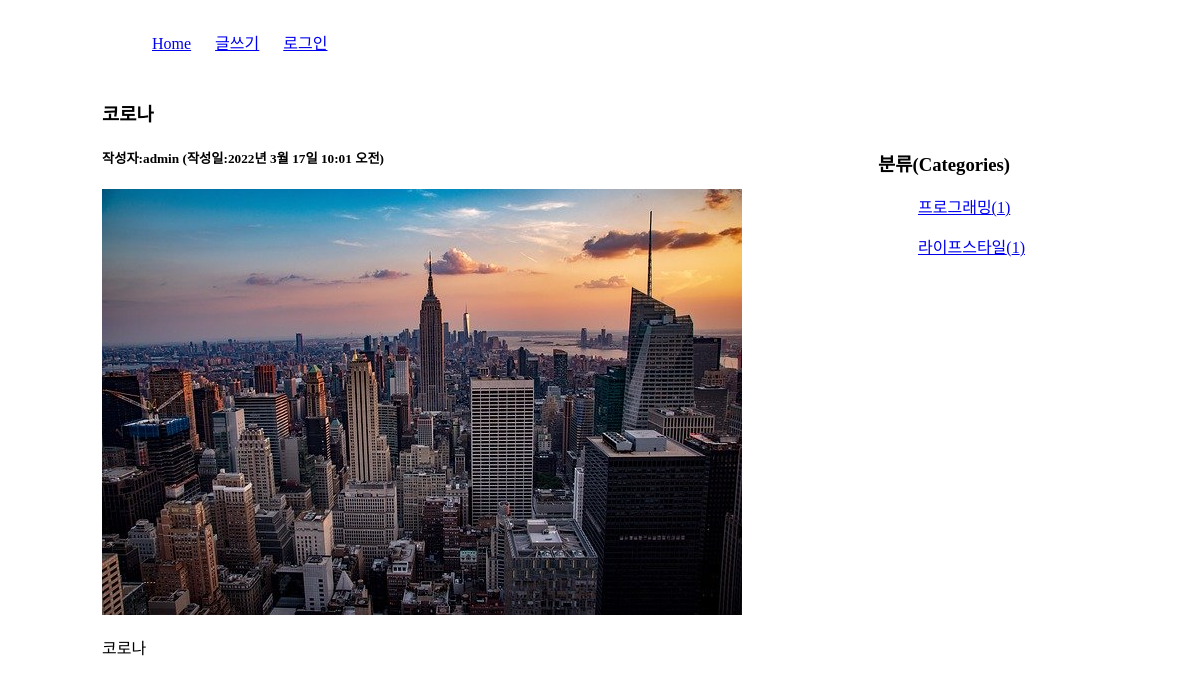
The page /blog/6/ on the database its author committed.
### blog/models.py (models this page shows, shortened)
class Post(models.Model):
    title = models.CharField(max_length=100)
    content = models.TextField()
    pub_date = models.DateTimeField()
    modify_date = models.DateTimeField(null=True, blank=True)
    photo = models.ImageField(upload_to='blog/images/%Y/%m/%d/',
                              null=True, blank=True)
    author = models.ForeignKey(User, on_delete=models.CASCADE)
    category = models.ForeignKey(Category, null=True, blank=True,
                            on_delete=models.SET_NULL)

class Category(models.Model):
    name = models.CharField(max_length=50, unique=True)        # 카테고리 이름
    slug = models.SlugField(max_length=200, unique=True, allow_unicode=True)    # 한글인코딩
    def __str__(self):
        return self.name
    def get_absolute_url(self):
        return "/blog/category/{}".format(self.slug)
    class Meta:
        verbose_name_plural = 'Categories'

### blog/views.py (the view)
# urls.py: path('<int:post_id>/', views.detail, name='detail'),
def detail(request, post_id):
    post = get_object_or_404(Post, pk=post_id)
    categories = Category.objects.all()
    context = {'post':post, 'categories' :categories}
    return render(request, 'blog/post_detail.html', context)

### templates/blog/post_detail.html (shortened to what this page needs)
<!DOCTYPE html>
<html lang="ko">
{% load static %}
<head>
    <link rel="stylesheet" href="{% static 'blog/css/style.css' %}">
</head>
<body>
    <div id="container">
        {% include 'navbar.html' %}
        <section id="detail">
            <h3>{{ post.title }}</h3>
            <h5>작성자:{{ post.author }} (작성일:{{ post.pub_date }})</h5>
            {% if post.photo %}
                <img src="{{ post.photo.url }}">
            {% endif %}
            <p>{{ post.content | linebreaks }}</p>
        </section>
        <aside>
            <h3>분류(Categories)</h3>
            <div>
                {% for category in categories %}
                <ul>
                    <a href="{{ category.get_absolute_url }}">
                        {{ category }}({{ category.post_set.count }})
                    </a>
                </ul>
                {% endfor %}
            </div>
        </aside>
    </div>
</body>
</html>

### static/blog/css/style.css (style rules this page uses)
#container { width: 996px; margin: 20px auto; }
#list, #detail { width:700px; float:left; }
aside { width:200px; float:right; margin:50px 20px 0 0; }

### rows shown on the page
Post: title "코로나", author "admin", pub_date "2022년 3월 17일 10:01 오전", photo (picture), content "코로나"
Category: name "프로그래밍", post_set.count "1"
Category: name "라이프스타일", post_set.count "1"
